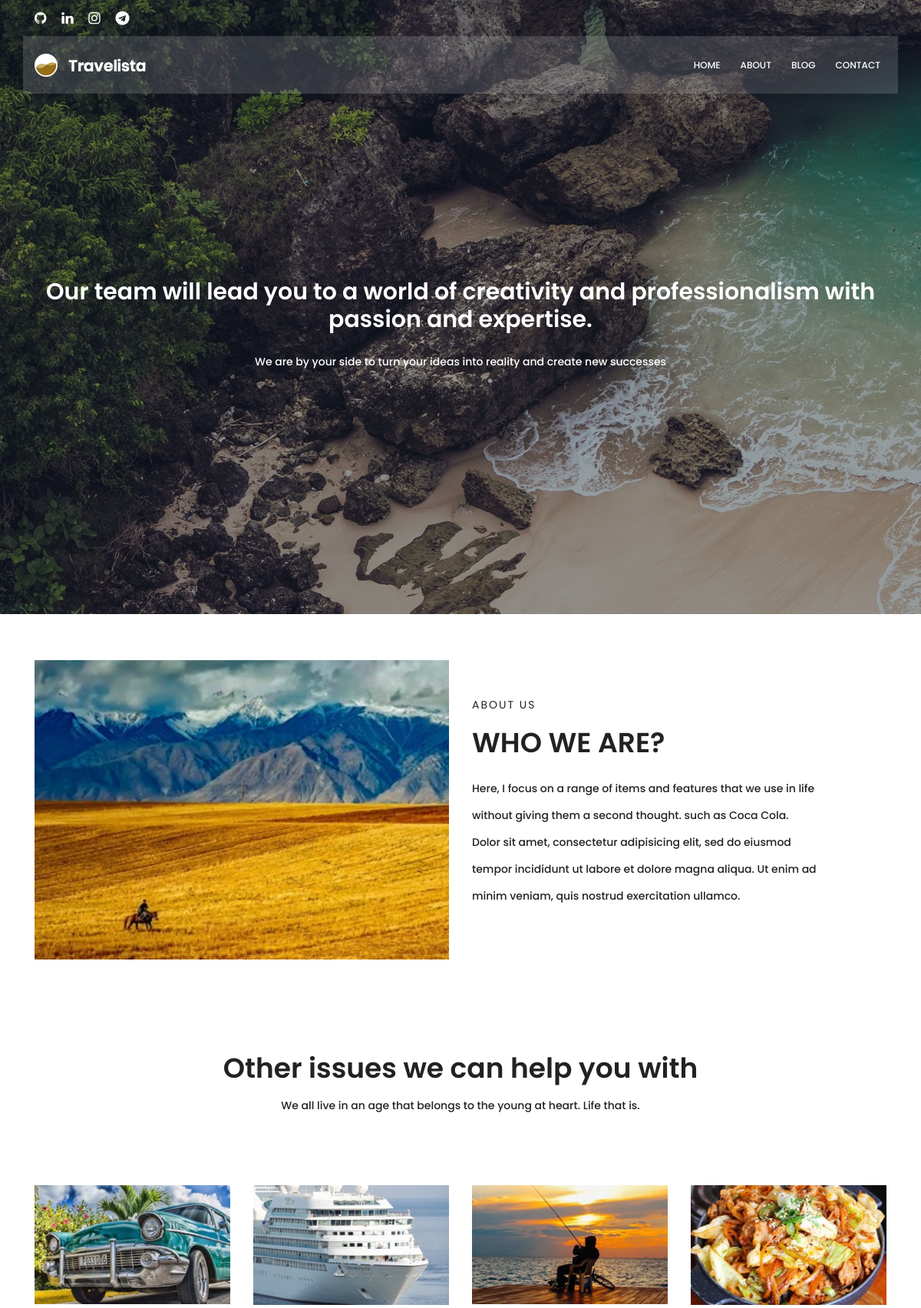
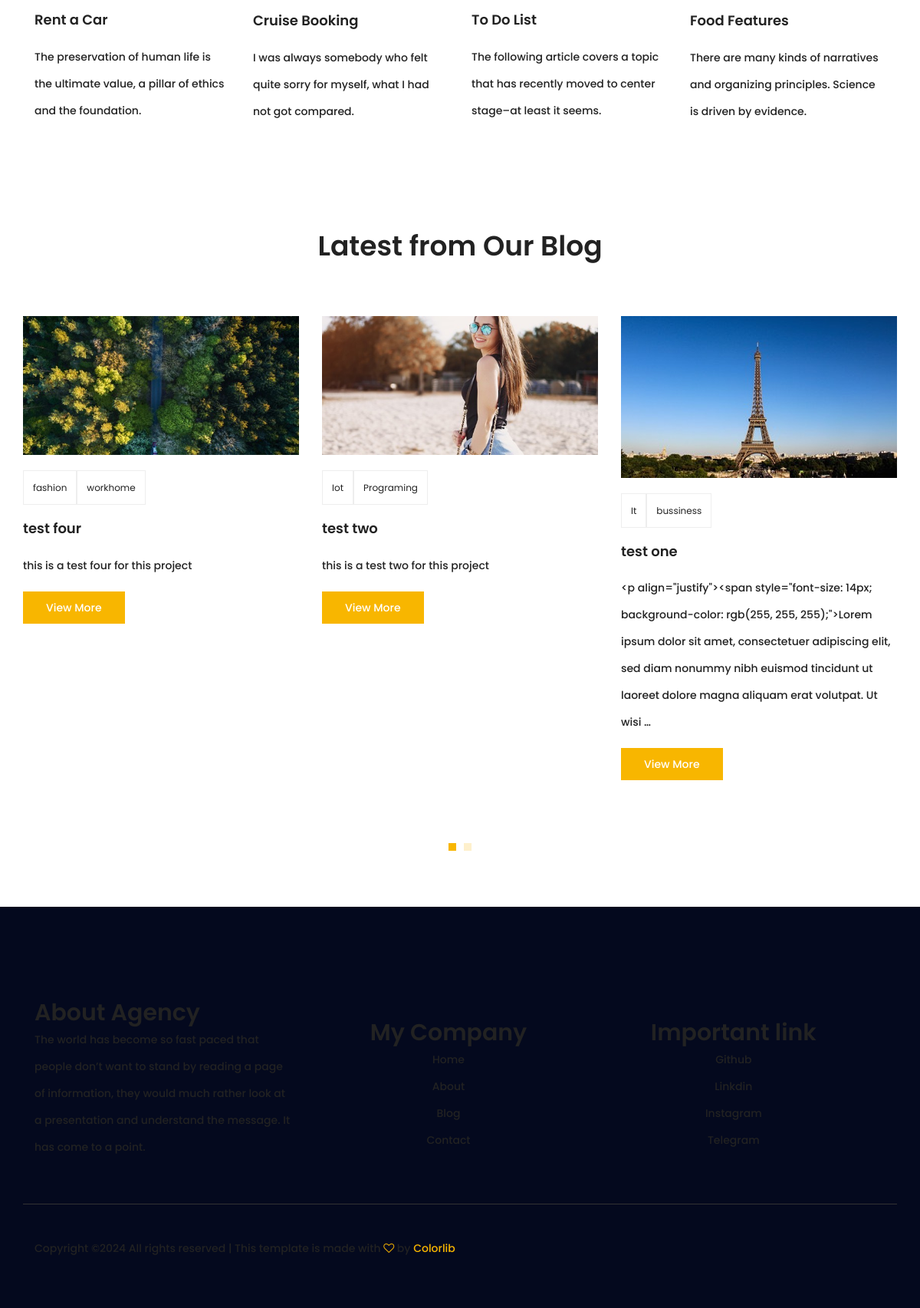
/about, run on the app's committed database (2 pictures, top to bottom).
### blog/models.py (models this page shows, shortened)
class Post(models.Model):
    image = models.ImageField(upload_to='blog/', default='blog/default.jpg')
    author = models.ForeignKey(User, related_name="author", on_delete=models.SET_NULL, null=True)
    title = models.CharField(max_length=100)
    content = models.TextField()
    category = models.ManyToManyField(category, blank=True)
    tags = TaggableManager()
    counted_views = models.IntegerField(default=0)
    status = models.BooleanField(default=False)
    published_date = models.DateTimeField(null=True)
    created_date = models.DateTimeField(auto_now_add=True)
    updated_date = models.DateTimeField(auto_now=True)
    class Meta:
        ordering = ['created_date']
        verbose_name = 'پست'
        verbose_name_plural = ' پست ها'

class category(models.Model):
    name = models.CharField(max_length=255)

### website/views.py (the view)
def about_view(request):
    return render(request, 'website/about.html')

### blog/templatetags/blog_tags.py (called while the page is built)
@register.inclusion_tag('blog/latest_blog_posts.html')
def latest_posts():
    posts = Post.objects.filter(status=1).order_by('published_date')
    return {'posts': posts}

### templates/website/about.html
{% extends "base.html" %}
{% load static %}
{% load blog_tags %}
{% block content %}
<section class="banner-area relative">
  <div class="overlay overlay-bg"></div>
  <div class="container">
    <div class="row fullscreen align-items-center justify-content-between">
      <div class="about-content blog-header-content col-lg-12">
        <h2 class="text-white">Our team will lead you to a world of creativity and professionalism with passion and expertise.</h2>
        <p class="text-white">
          We are by your side to turn your ideas into reality and create new successes
        </p>
      </div>
    </div>
  </div>
</section>
<section class="about-info-area section-gap">
  <div class="container">
    <div class="row align-items-center">
      <div class="col-lg-6 info-left">
        <img class="img-fluid" src="{% static 'img/b2.jpg' %}" alt="" />
      </div>
      <div class="col-lg-6 info-right">
        <h6>About Us</h6>
        <h1>Who We Are?</h1>
        <p>
          Here, I focus on a range of items and features that we use in life
          without giving them a second thought. such as Coca Cola. Dolor sit
          amet, consectetur adipisicing elit, sed do eiusmod tempor incididunt
          ut labore et dolore magna aliqua. Ut enim ad minim veniam, quis
          nostrud exercitation ullamco.
        </p>
      </div>
    </div>
  </div>
</section>
<section class="other-issue-area section-gap">
  <div class="container">
    <div class="row d-flex justify-content-center">
      <div class="menu-content pb-70 col-lg-9">
        <div class="title text-center">
          <h1 class="mb-10">Other issues we can help you with</h1>
          <p>
            We all live in an age that belongs to the young at heart. Life that
            is.
          </p>
        </div>
      </div>
    </div>
    <div class="row">
      <div class="col-lg-3 col-md-6">
        <div class="single-other-issue">
          <div class="thumb">
            <img class="img-fluid" src="{% static 'img/o1.jpg' %}" alt="" />
          </div>
          <a href="#">
            <h4>Rent a Car</h4>
          </a>
          <p>
            The preservation of human life is the ultimate value, a pillar of
            ethics and the foundation.
          </p>
        </div>
      </div>
      <div class="col-lg-3 col-md-6">
        <div class="single-other-issue">
          <div class="thumb">
            <img class="img-fluid" src="{% static 'img/o2.jpg' %}" alt="" />
          </div>
          <a href="#">
            <h4>Cruise Booking</h4>
          </a>
          <p>
            I was always somebody who felt quite sorry for myself, what I had
            not got compared.
          </p>
        </div>
      </div>
      <div class="col-lg-3 col-md-6">
        <div class="single-other-issue">
          <div class="thumb">
            <img class="img-fluid" src="{% static 'img/o3.jpg' %}" alt="" />
          </div>
          <a href="#">
            <h4>To Do List</h4>
          </a>
          <p>
            The following article covers a topic that has recently moved to
            center stage–at least it seems.
          </p>
        </div>
      </div>
      <div class="col-lg-3 col-md-6">
        <div class="single-other-issue">
          <div class="thumb">
            <img class="img-fluid" src="{% static 'img/o4.jpg' %}" alt="" />
          </div>
          <a href="#">
            <h4>Food Features</h4>
          </a>
          <p>
            There are many kinds of narratives and organizing principles.
            Science is driven by evidence.
          </p>
        </div>
      </div>
    </div>
  </div>
</section>
<section class="recent-blog-area section-gap">
  <div class="container">
    <div class="row d-flex justify-content-center">
      <div class="menu-content pb-60 col-lg-9">
        <div class="title text-center">
          <h1 class="mb-10">Latest from Our Blog</h1>
        </div>
      </div>
    </div>
      {% latest_posts %}
</section>
{% endblock %}

### templates/blog/latest_blog_posts.html
{% load static %}
<div class="row">
    <div class="active-recent-blog-carusel">
        {% for post in posts %}
        <div class="single-recent-blog-post item">
            <div class="thumb">
            <img class="img-fluid" src="{{ post.image.url }}" alt="{{ post.title }}" style="width: 100%; height: auto;" />
        </div>
        <div class="details">
            <div class="tags">
                <ul class="tags">
                    {% for cat in post.category.all %}
                      <li><a href="{% url 'blog:category' cat_name=cat.name %}">{{ cat.name }}</a>
                    {% endfor %}
                </ul>
            </div>
            <a href="{% url 'blog:single' pid=post.id %}"><h4 class="title">{{ post.title }}</h4></a>
            <p>{{ post.content|truncatewords:30 }}</p>
            <a href="{% url 'blog:single' pid=post.id %}" class="primary-btn">View More</a>
        </div>
    </div>
    {% endfor %}
</div>

### statics/css/main.css (style rules this page uses)
body { color: #222222; font-family: "Poppins", sans-serif; font-size: 14px; font-weight: 500; line-height: 2.5em; position: relative; }
ol, ul { margin: 0; padding: 0; list-style: none; }
a { -webkit-transition: all 0.3s ease 0s; -moz-transition: all 0.3s ease 0s; -o-transition: all 0.3s ease 0s; transition: all 0.3s ease 0s; }
a, a:focus, a:hover { text-decoration: none; outline: 0; }
h1, h2, h3, h4, h5, h6 { font-family: "Poppins", sans-serif; color: #222222; line-height: 1.2em !important; margin-bottom: 0; margin-top: 0; font-weight: 600; }
h1, .h1 { font-size: 36px; }
h2, .h2 { font-size: 30px; }
h4, .h4 { font-size: 18px; }
h6, .h6 { font-size: 14px; color: #222222; }
.mb-10 { margin-bottom: 10px; }
.pb-60 { padding-bottom: 60px; }
.pb-70 { padding-bottom: 70px; }
.text-white { color: #fff; }
.text-center { text-align: center; }
.relative { position: relative; }
.overlay { position: absolute; left: 0; right: 0; top: 0; bottom: 0; }
h1 { font-size: 36px; }
h2 { font-size: 30px; }
h4 { font-size: 18px; }
h6 { font-size: 14px; }
h1, h2, h3, h4, h5, h6 { line-height: 1.5em; }
.section-gap { padding: 60px 0; }
.primary-btn { background: #f8b600; line-height: 42px; padding-left: 30px; padding-right: 30px; border: none; color: #fff; display: inline-block; font-size: 14px; font-weight: 500; position: relative; -webkit-transition: all 0.3s ease 0s; -moz-transition: all 0.3s ease 0s; -o-transition: all 0.3s ease 0s; transition: all 0.3s ease 0s; cursor: pointer; position: relative; }
.banner-area { background: url(../img/hero-bg.jpg) center; background-size: cover; }
.banner-area .overlay-bg { background: rgba(4, 9, 30, 0.4); }
.single-other-issue .thumb { overflow: hidden; }
.single-other-issue .thumb img { width: 100%; -webkit-transition: all 0.3s ease 0s; -moz-transition: all 0.3s ease 0s; -o-transition: all 0.3s ease 0s; transition: all 0.3s ease 0s; }
.single-other-issue h4 { margin: 20px 0; -webkit-transition: all 0.3s ease 0s; -moz-transition: all 0.3s ease 0s; -o-transition: all 0.3s ease 0s; transition: all 0.3s ease 0s; }
.recent-blog-area .single-recent-blog-post .thumb { overflow: hidden; }
.recent-blog-area .single-recent-blog-post .thumb img { -webkit-transition: all 0.3s ease 0s; -moz-transition: all 0.3s ease 0s; -o-transition: all 0.3s ease 0s; transition: all 0.3s ease 0s; }
.recent-blog-area .single-recent-blog-post .tags { margin: 20px 0px; }
.recent-blog-area .single-recent-blog-post .tags li { display: inline-block; border: 1px solid #eee; padding: 4px 12px; -webkit-transition: all 0.3s ease 0s; -moz-transition: all 0.3s ease 0s; -o-transition: all 0.3s ease 0s; transition: all 0.3s ease 0s; }
.recent-blog-area .single-recent-blog-post .tags li a { font-weight: 400; font-size: 12px; color: #222; }
.recent-blog-area .single-recent-blog-post .title { -webkit-transition: all 0.3s ease 0s; -moz-transition: all 0.3s ease 0s; -o-transition: all 0.3s ease 0s; transition: all 0.3s ease 0s; margin: 20px 0; }
.about-content { margin-top: 70px; padding: 90px 0px; text-align: center; }
.about-info-area .info-left img { width: 100%; }
.about-info-area .info-right h6 { text-transform: uppercase; letter-spacing: 2px; font-weight: 400; }
.about-info-area .info-right h1 { text-transform: uppercase; margin: 20px 0px; }
.about-info-area .info-right p { max-width: 450px; }
.blog-header-content p { margin: 20px 0px; }

### data on the page
Post: image (picture), title "test four", content "this is a test four for this project"
category: name "fashion"
category: name "workhome"
Post: image (picture), title "test two", content "this is a test two for this project"
category: name "Iot"
category: name "Programing"
Post: image (picture), title "test one", content "<p align=\"justify\"><span style=\"font-size: 14px; background-color: rgb(255, 255, 255);\">Lorem ipsum dolor sit amet, consectetuer adipiscing elit, sed diam nonummy nibh euismod tincidunt ut laoreet dolore magna aliquam erat volutpat. Ut wisi …"
category: name "It"
category: name "bussiness"
